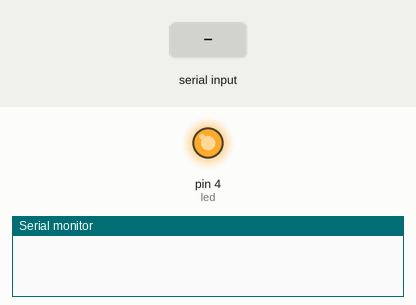
A sketch run on a simulated Arduino Uno, built with avr-gcc and run on an emulated ATmega328P. Shown: output pins drawn as LEDs (lit = HIGH), the last lines printed to the serial monitor. Inputs (shaded band) come from the test bench.

Above: at 1.2 s.
1.3 s: "30,150,10\n" received over Serial
At 1.7 s:
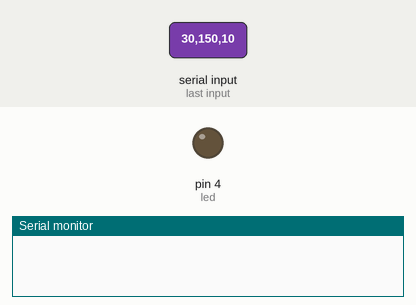
4.3 s: "90,45,200\n" received over Serial
At 5.9 s:
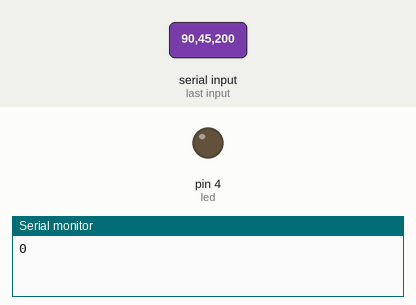
6.8 s: "30,150\n" received over Serial
At 10.4 s:
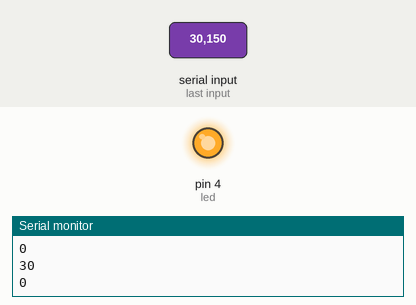
Timing chart, 0 to 11.9 s (numbered marks = the images above; inputs shaded):
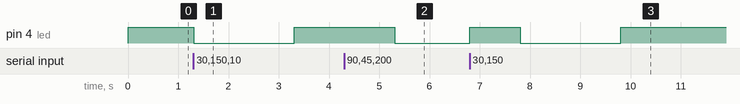

The sketch:

LedSerialAvailable.ino
```cpp
int defaultSpeed = 0;
int led = 4;

void setup() {
  // put your setup code here, to run once:
  Serial.begin(9600);

   pinMode(led, OUTPUT);
   digitalWrite(led, HIGH);
}

void loop() {
  // put your main code here, to run repeatedly:
  if(Serial.available() ) {
       if(Serial.parseInt() >= 100 && Serial.parseInt() <= 1000) {
           digitalWrite(led, LOW);
           delay(Serial.parseInt());
           Serial.println(Serial.parseInt());
           digitalWrite(led, HIGH);
       }
    }
  }
```

Measured:
- after the input at 1.3 s, pin 4 (led): HIGH → LOW at once, → HIGH 2.0 s later
- after the input at 4.3 s, pin 4 (led): HIGH → LOW after 1.0 s
- after the input at 6.8 s, pin 4 (led): LOW → HIGH after 0.00 s instead of 0.51 s
